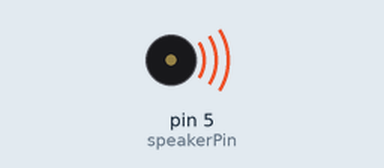
Recording of a sketch running on a simulated Arduino Uno, built with avr-gcc and run on an emulated ATmega328P. Shown: buzzer (waves = sounding).

Above: at 0.1 s.
Timing chart, 0 to 1.6 s (numbered marks = the images above):
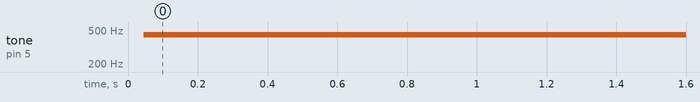

Measured:
- by itself, tone on pin 5 (speakerPin): silent → 438 Hz at 0.04 s

The sketch:

Beep.ino
```cpp
/*
  Plays a tone on a speaker at middle A (440Hz)

  circuit:
       8-ohm speaker and 100-ohm resistor
     in series on pin 5

   created 18 Dec 2018
   by Tom Igoe
*/

const int speakerPin = 5;  // the pin number for the speaker

void setup() {
  // make the speaker pin an output:
  pinMode(speakerPin, OUTPUT);
}

void loop() {
  // set the frequency in Hz:
  float frequency = 440;
  // set the period in microseconds:
  int period = (1 / frequency) * 1000000;

  // turn the speaker on:
  digitalWrite(speakerPin, HIGH);
  // delay half the period:
  delayMicroseconds(period / 2);
  // turn the speaker off:
  digitalWrite(speakerPin, LOW);
  // delay half the period:
  delayMicroseconds(period / 2);
}
```
